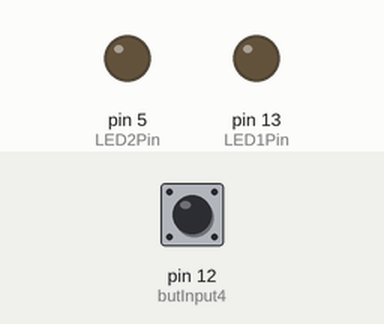
This sketch was run on a simulated Arduino Uno, built with avr-gcc and run on an emulated ATmega328P. Parts: output pins drawn as LEDs (lit = HIGH). Dashed ring = blinking. The inputs (shaded band) are chosen by the test bench; at power-on: pin 12 (butInput4) HIGH.

Above: at 1.2 s.
1.3 s: pin 12 (butInput4) pulled LOW for 0.15 s
At 1.68 s:
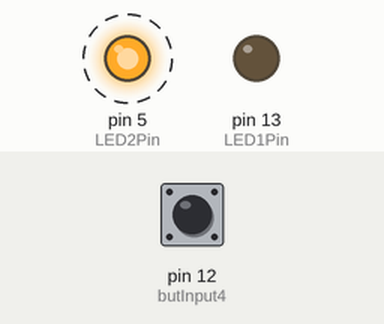
4.3 s: pin 12 (butInput4) pulled LOW for 1 s
At 5.68 s:
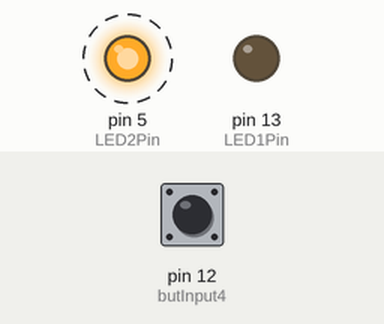
8.3 s: pin 12 (butInput4) pulled LOW for 3.2 s
Timing chart, 0 to 14.4 s (numbered marks = the images above; inputs shaded):
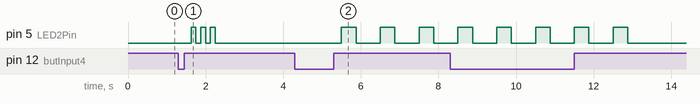

The sketch:

uvtimer-uno02.ino
```cpp
#include "io.h"
#include "states.h"

// Constants
const int ButtonPressLongDuration = 1000;

const int ShortBlinkTime = 7;
const int LongBlinkTime = 32;

// Variables
volatile int shortBlink = 0;
volatile int longBlink = 0;

volatile bool shouldBlinkShort;
volatile bool shouldBlinkLong;

void setupIRQ()
{
    //DDRB |= B00100000;  // set pin13 to output without affecting other pins
    // above is identical to pinMode(LEDPIN, OUTPUT); using Direct Port Manipulation
    cli();
    TCCR1A = 0;
    TCCR1B = 0;
    OCR1A = 15624/8;  // = (target time / timer resolution) - 1 or 1 / 6.4e-5 - 1 = 15624
    //OCR1A = 15624>>1;  // divide by two >>EDIT added this line<<
    TCCR1B |= (1 << WGM12);// CTC mode on
    TCCR1B |= (1 << CS10);// Set CS10 and CS12 bits for 1024 prescaler:
    TCCR1B |= (1 << CS12);
    TIMSK1 |= (1 << OCIE1A);// timer compare intrupt
    sei();
}

void setup() {
  pinMode(LED1Pin, OUTPUT);  // enable LED1 output
  pinMode(LED2Pin, OUTPUT);  // enable LED1 output


  debInput4.onPressed(onShortPressed);
  debInput4.onPressedFor(ButtonPressLongDuration, onLongPressed);

  //debInput1.begin();
  //debInput2.begin();
  //debInput3.begin();
  debInput4.begin();
  //debInput5.begin();
  //debInput6.begin();


  setupIRQ();
}

void onShortPressed() {
  if(!shortBlink)
  //if(!shouldBlinkShort)
  {
    //shouldBlinkShort = true;
    shortBlink = ShortBlinkTime;
  }
}

void onLongPressed() {
  if(!longBlink)
  {
    //shouldBlinkLong = true;
    longBlink = LongBlinkTime;
  }
}

void loop() {
  // put your main code here, to run repeatedly:
  //debInput1.read();
  //debInput2.read();
  //debInput3.read();
  debInput4.read();
  //debInput5.read();
  //debInput6.read();

  /*//if (debInput4.fell() && !shouldBlinkShort)
  if (debInput4.rose() && debInput4.duration() < ButtonPressLong && !shouldBlinkShort)
  {
    shouldBlinkShort = true;
  }

  //if (!debInput4.read() && debInput4.duration() > ButtonPressLong && !shouldBlinkLong)
  if (debInput4.duration() > ButtonPressLong && debInput4.rose() && !shouldBlinkLong)
  {
    shouldBlinkLong = true;
  }*/

//  digitalWrite(LED1Pin, debInput1.read());
//  digitalWrite(LED1Pin, debInput4.read());

  /*if(shouldBlinkLong)
  {
    digitalWrite(LED2Pin, true);
    delay(LongBlinkTime);
    digitalWrite(LED2Pin, false);

    shouldBlinkLong = false;

    //shortBlink = ShortBlinkTime;
  }*/
}

ISR(TIMER1_COMPA_vect) {
  //PORTB ^= B00100000;// toggles bit which affects pin13
  if(shouldBlinkShort)
  {
    bool led1State = digitalRead(LED1Pin);
    digitalWrite(LED1Pin, led1State ^ 1);
    if(led1State)
    {
      shouldBlinkShort = false;
    }
  }

  /*if(shouldBlinkLong)
  {
    bool led2State = digitalRead(LED2Pin);
    digitalWrite(LED2Pin, led2State ^ 1);
    if(led2State)
    {
      shouldBlinkLong = false;
    }
  }*/

  if(shortBlink)
  {
    //bool led2State = digitalRead(LED2Pin);
    //digitalWrite(LED2Pin, led2State ^ 1);
    //digitalWrite(LED2Pin, !((shortBlink % 4) <= 2));
    digitalWrite(LED2Pin, !((shortBlink % 2) ));
    /*if(led2State)
    {
      shouldBlinkLong = false;
    }*/
    shortBlink--;
  }


  if(longBlink)
  {
    //bool led2State = digitalRead(LED2Pin);
    //digitalWrite(LED2Pin, led2State ^ 1);
    digitalWrite(LED2Pin, !((longBlink % 8) <= 4));
    /*if(led2State)
    {
      shouldBlinkLong = false;
    }*/
    longBlink--;
  }


}
```

io.h
```cpp
#ifndef __IO_H__
#define __IO_H__

#include <EasyButton.h>

#define butInput1     4
#define butInput2     7
#define butInput3     8
#define butInput4    12
#define butInput5     6
#define butInput6   SDA

#define LED1Pin      13
#define LED2Pin       5

// Debouncers
const int DebounceInverval = 75;
//EasyButton  debInput1  = EasyButton (butInput1, DebounceInverval, true, true);
//EasyButton  debInput2  = EasyButton (butInput2, DebounceInverval, true, true);
//EasyButton  debInput3  = EasyButton (butInput3, DebounceInverval, true, true);
EasyButton  debInput4  = EasyButton (butInput4, DebounceInverval, true, true);
//EasyButton  debInput5  = EasyButton (butInput5, DebounceInverval, true, true);
//EasyButton  debInput6  = EasyButton (butInput6, DebounceInverval, true, true);


#endif // __IO_H__
```

states.h
```cpp
#ifndef __STATES_H__
#define __STATES_H__

#include <Fsm.h>
#include "io.h"

//Events
#define BUTTON_EVENT  0

int buttonState = 0;

void led_off();
void led_on();
void check_button();

/* state 1:  led off
 * state 2:  led on
 * transition from s1 to s2 on button press
 * transition back from s2 to s1 after 3 seconds or button press
 */
State state_Startup(&led_off, &check_button, NULL);
State state_Idle(&led_off, &check_button, NULL);
State state_TimerRunning(&led_on, &check_button, NULL);
State state_TimerSetup(&led_on, &check_button, NULL);
Fsm fsm(&state_Startup);

// Transition functions
void led_off()
{
  //Serial.println("led_off");
  //digitalWrite(LED_PIN, LOW);
}

void led_on()
{
  //Serial.println("led_on");
  //digitalWrite(LED_PIN, HIGH);
}

// Transition functions
void check_button()
{
  int buttonState = digitalRead(butInput2);
  if (buttonState == LOW) {
    //Serial.println("button_pressed");
    fsm.trigger(BUTTON_EVENT);
  }
}

void setupTransitions() {

}


#endif // __STATES_H__
```

Measured:
- after the input at 1.3 s, pin 5 (LED2Pin): alternates HIGH for 0.13 s and LOW for 0.13 s, 6 changes in all, then stays LOW, starting after 0.32 s
- after the input at 4.3 s, pin 5 (LED2Pin): alternates HIGH for 0.38 s and LOW for 0.63 s, starting after 1.2 s
